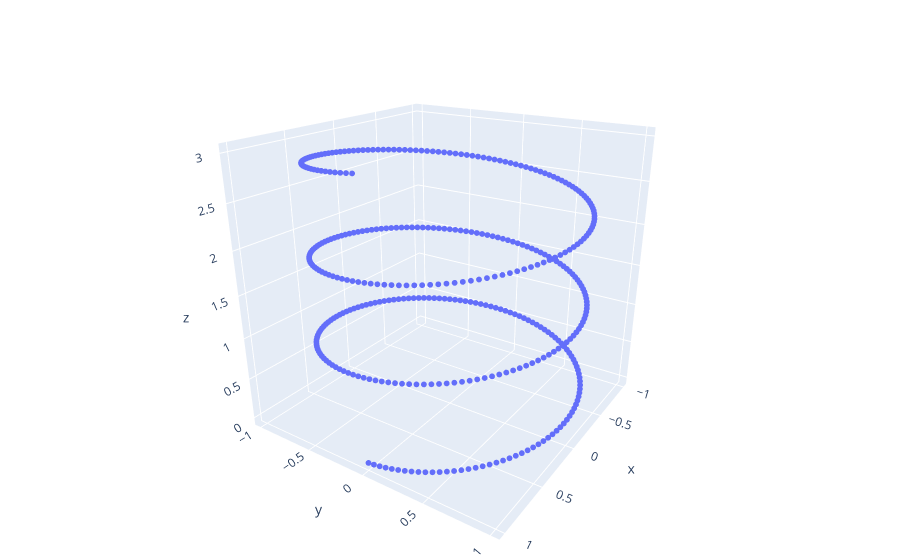

Notebook code cell kept with this figure:
### Code cell
fig = Figure(trace3d)
fig.update_layout(
    title="First 3D curve",
    scene=dict(             #3D axes live inside scene (not xaxis/yaxis).
        xaxis_title="x",
        yaxis_title="y",
        zaxis_title="z",
        aspectmode="cube",  # keep scales equal
    ),
    margin=dict(l=0, r=0, t=0, b=0),       # This controls the padding of the figure
)

# This controls the camera controls

fig.update_layout(scene_camera=dict(
    eye=dict(x=1.8, y=1.2, z=0.9),          # Where the camera sits
    center=dict(x=0.0, y=0.0, z=0.0),       # Where does it look at
    up=dict(x=0, y=0, z=1),                 # Which way is up
    projection=dict(type="perspective")     # projection: prespective, orthographic
))


fig.show()

### Figure 1 — Plotly figure (JSON) as saved in the notebook; plotly's stock layout.template omitted (floating-point values rounded to 4 significant figures; data arrays with more than 128 entries replaced by an {"elided": "..."} marker saying what was removed)
{"data": [{"customdata": {"elided": "400 float values"}, "hovertemplate": "t=%{customdata:.2f}<br>x=%{x:.2f}<br>y=%{y:.2f}<br>z=%{z:.2f}<extra></extra>", "line": {"width": 6}, "marker": {"size": 2}, "mode": "markers", "name": "helix", "type": "scatter3d", "x": {"elided": "400 float values"}, "y": {"elided": "400 float values"}, "z": {"elided": "400 float values"}}], "layout": {"margin": {"b": 0, "l": 0, "r": 0, "t": 0}, "scene": {"aspectmode": "cube", "camera": {"center": {"x": 0, "y": 0, "z": 0}, "eye": {"x": 1.8, "y": 1.2, "z": 0.9}, "projection": {"type": "perspective"}, "up": {"x": 0, "y": 0, "z": 1}}, "xaxis": {"title": {"text": "x"}}, "yaxis": {"title": {"text": "y"}}, "zaxis": {"title": {"text": "z"}}}, "title": {"text": "First 3D curve"}}}
